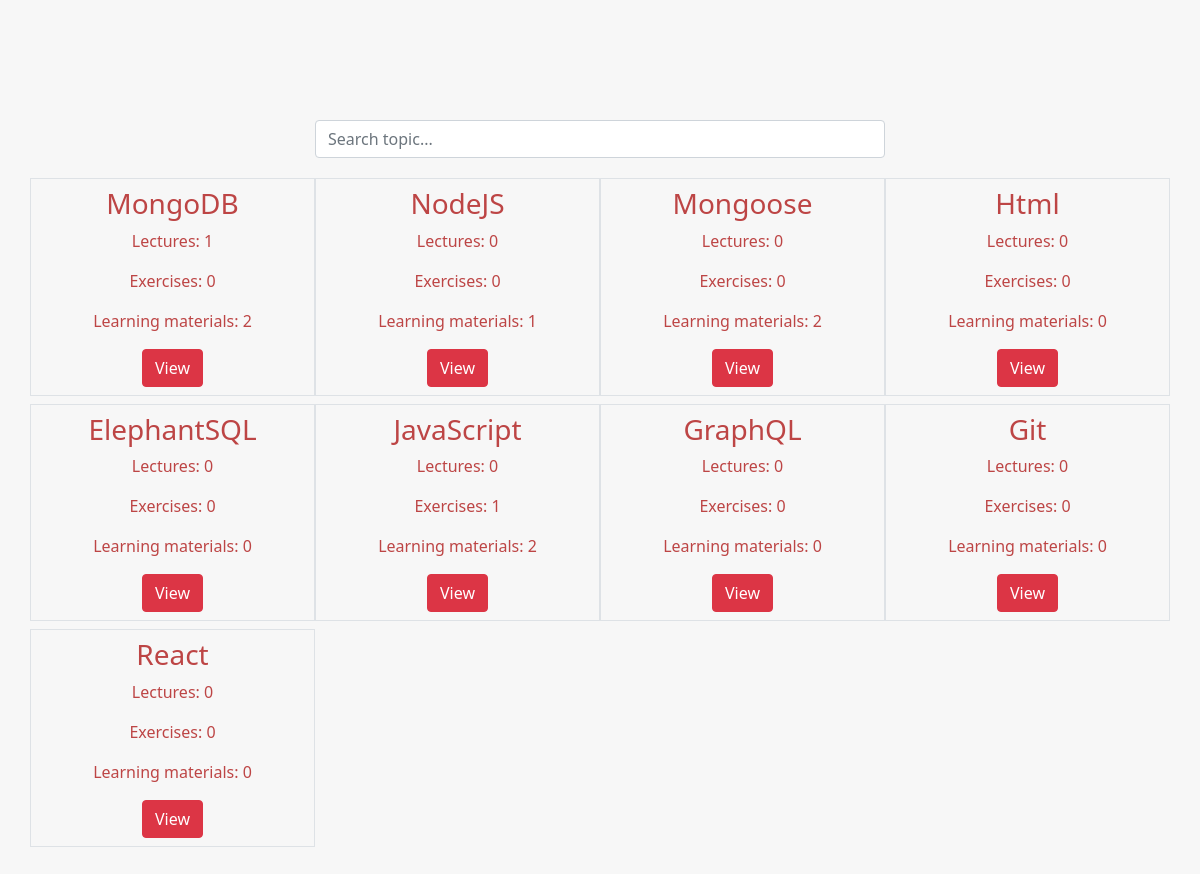
Page /topics/ on the committed database.
### material/models.py (models this page shows, shortened)
class Topic(Timestamps):
    name = models.CharField(max_length=100, unique=True)
    class Meta:
        verbose_name = "Topic"
        verbose_name_plural = "Topics"

### material/views.py (the view)
# urls.py: path('', TopicListView.as_view(), name='topics'),
class TopicListView(ListView):
    template_name = 'material/topics.html'
    model = Topic
    def get_context_data(self, **kwargs):
        context = super().get_context_data(**kwargs)
        context['title'] = _("Topic Overview")
        context['page_title'] = _("Topic Overview")
        context['page_description'] = _("Overview of all topics")
        return context

### templates/material/topics.html
{% extends 'core/base.html' %}
{% load static %}
{% block content %}
<div class="container">
    <div class="row p-0">
        <div class="col-12 p-0 mb-3 text-center d-flex justify-content-center">
            <input  type="text" class="form-control custom-input"
                    aria-label="Sizing example input"
                    placeholder="Search topic..."
                    aria-describedby="inputGroup-sizing-lg"
            />
        </div>
        {% for topic in object_list %}
            <div class="col-12 col-md-6 col-xl-3 border my-1 py-2 p-0">
                <h3>{{ topic.name }}</h3>
                <p>Lectures: {{ topic.lecture_set.count }}</p>
                <p>Exercises: {{ topic.exercise_set.count }}</p>
                <p>Learning materials: {{ topic.material_set.count }}</p>
                <a href="{% url 'topic-detail' topic.id %}"
                    class="btn btn-danger text-white mr-0">
                    View
                </a>
            </div>
        {% endfor %}
    </div>
</div>
{% endblock %}

### config/static/core/css/style.css (style rules this page uses)
html { margin: 0; padding: 0; }
body { background-color: #F7F7F7; color: #bd4545; }
body .custom-input { width: 50%; }
a { color: #747474; }

### rows in the picture
Topic: name "MongoDB", lecture_set.count "1", exercise_set.count "0", material_set.count "2"
Topic: name "NodeJS", lecture_set.count "0", exercise_set.count "0", material_set.count "1"
Topic: name "Mongoose", lecture_set.count "0", exercise_set.count "0", material_set.count "2"
Topic: name "Html", lecture_set.count "0", exercise_set.count "0", material_set.count "0"
Topic: name "ElephantSQL", lecture_set.count "0", exercise_set.count "0", material_set.count "0"
Topic: name "JavaScript", lecture_set.count "0", exercise_set.count "1", material_set.count "2"
Topic: name "GraphQL", lecture_set.count "0", exercise_set.count "0", material_set.count "0"
Topic: name "Git", lecture_set.count "0", exercise_set.count "0", material_set.count "0"
Topic: name "React", lecture_set.count "0", exercise_set.count "0", material_set.count "0"
